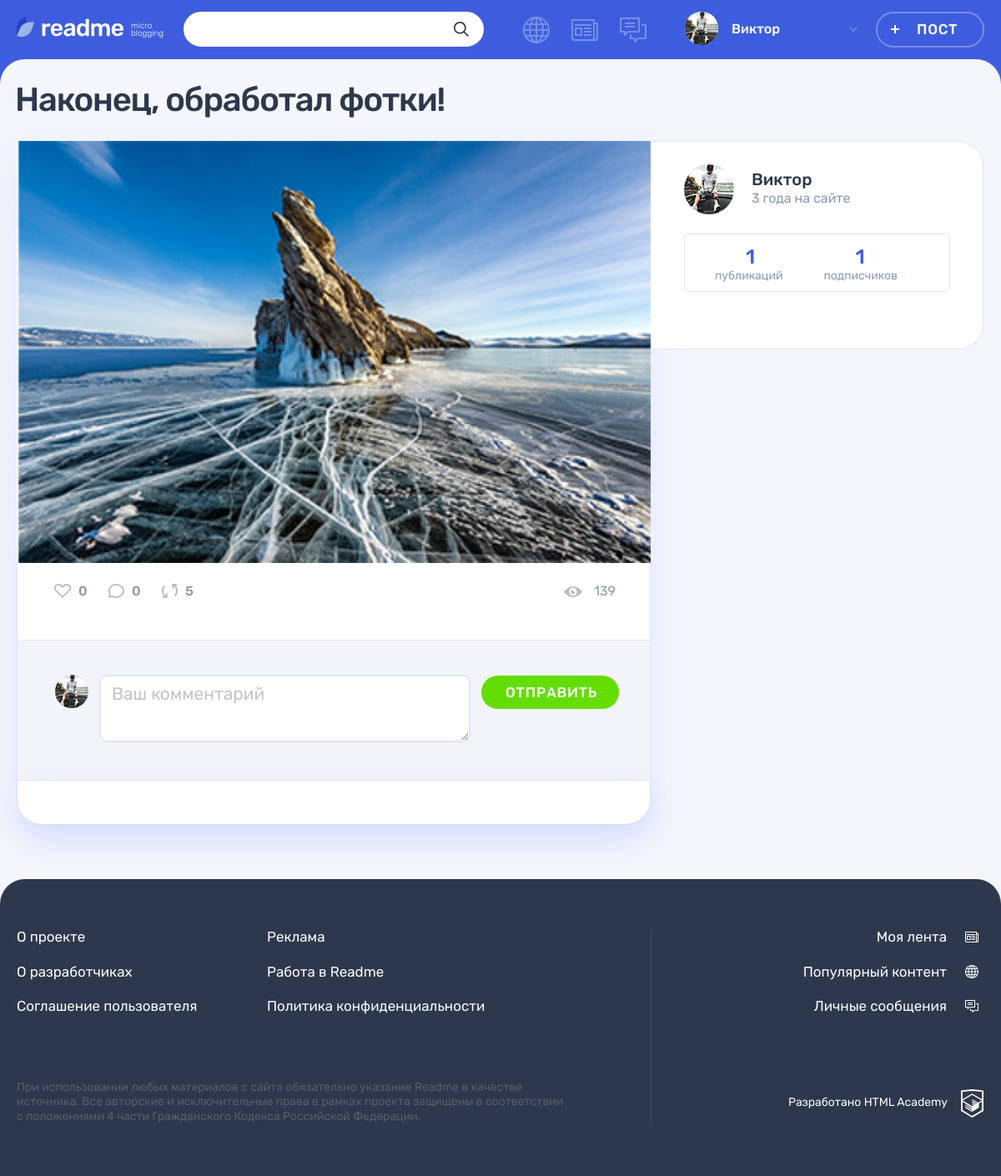
/post.php?post_id=4 (signed in), run on the app's committed database.
### tables this page shows
CREATE TABLE users
(
  id            INT AUTO_INCREMENT PRIMARY KEY,
  registered_at DATETIME            NOT NULL,
  email         VARCHAR(320) UNIQUE NOT NULL,
  login         VARCHAR(128) UNIQUE NOT NULL,
  password      VARCHAR(1000)       NOT NULL,
  avatar_path   VARCHAR(125)
);

CREATE TABLE posts
(
  id          INT AUTO_INCREMENT PRIMARY KEY,
  created_at  DATETIME     NOT NULL,
  title       VARCHAR(200) NOT NULL,
  content     VARCHAR(1000),
  author      VARCHAR(128),
  picture_url VARCHAR(1000),
  video_url   VARCHAR(1000),
  website     VARCHAR(1000),
  preview     VARCHAR(1000),
  views_count INT UNSIGNED DEFAULT 0,
  user_id     INT          NOT NULL,
  type_id     INT          NOT NULL,
  FOREIGN KEY (user_id) REFERENCES users (id),
  FOREIGN KEY (type_id) REFERENCES content_types (id)
);

### templates/parts/user/profile.php (the view, shortened to what the rows shown need)
<div class="<?= htmlspecialchars($template_class) ?>__user-info user__info">
    <div class="<?= htmlspecialchars($template_class) ?>__avatar user__avatar">
        <a class="user__avatar-link" href="/profile.php?author_id=<?= htmlspecialchars($user_id) ?>">
            <img class="<?= htmlspecialchars($template_class) ?>__picture user__picture" src="<?= htmlspecialchars($avatar) ?>"
                 alt="Аватар пользователя">
        </a>
    </div>
    <div class="<?= htmlspecialchars($template_class) ?>__name-wrapper user__name-wrapper">
        <a class="<?= htmlspecialchars($template_class) ?>__name user__name" href="/profile.php?author_id=<?= htmlspecialchars($user_id) ?>">
            <span><?= htmlspecialchars($user_name) ?></span>
        </a>
    </div>
</div>

### templates/post.php (shortened to what the rows shown need)
<div class="container">
    <h1 class="page__title page__title--publication"><?= htmlspecialchars($post['title']) ?></h1>
    <section class="post-details">
        <div class="post-details__wrapper <?= $post["type"] ?>">
            <div class="post-details__main-block post post--details">
                <?php
                    $template_post = include_template("/parts/post/" . $post["type"] . ".php", [
                        "id" => $post["id"],
                        "title" => $post["title"],
                        "content" => $post["contain"],
                        "author" => $post["author"],
                        "is_details" => true,
                        "show_title" => false,
                        "is_video_control" => false,
                    ]);
                    print($template_post);
                ?>
                <div class="post__indicators">
                    <?php
                        $template_indicators = include_template("/parts/post/indicators.php", [
                            "post" => $post,
                        ]);
                        print($template_indicators);
                    ?>
                    <span class="post__view"><?= htmlspecialchars($post["views_count"]) ?></span>
                </div>
                <div class="comments">
                    <form class="comments__form form" action="/post.php" method="post">
                        <div class="comments__my-avatar">
                            <img class="comments__picture" src="<?= htmlspecialchars($user["avatar"]) ?>" alt="Аватар пользователя">
                        </div>
                    </form>
                </div>
            </div>
            <div class="post-details__user user">
                <?php
                    print($user_profile);
                ?>
            </div>
        </div>
    </section>
</div>

### templates/parts/post/post-photo.php (shortened to what the rows shown need)
<div class="post__main">
    <div class="post-photo__image-wrapper <?= $is_details ? "post-details__image-wrapper" : "" ?>">
        <img src="<?= htmlspecialchars($content) ?>" alt="<?= htmlspecialchars($title) ?>" width="760" height="507">
    </div>
</div>

### templates/layout.php (shortened to what the rows shown need)
<!DOCTYPE html>
<html lang="ru">
<head>
    <link rel="stylesheet" href="css/main.css">
</head>
<body class="page">
<header class="header">
    <div class="header__wrapper container">
        <div class="header__nav-wrapper">
            <nav class="header__nav">
                <ul class="header__user-nav">
                    <li class="header__profile">
                        <a class="header__profile-link" href="#">
                            <div class="header__avatar-wrapper">
                                <img class="header__profile-avatar" src="<?= htmlspecialchars($user["avatar"]) ?>"
                                     alt="Аватар профиля">
                            </div>
                            <div class="header__profile-name">
                                <span>
                                    <?= htmlspecialchars($user["user_name"]) ?>
                                </span>
                                <svg class="header__link-arrow" width="10" height="6">
                                    <use xlink:href="#icon-arrow-right-ad"></use>
                                </svg>
                            </div>
                        </a>
                    </li>
                </ul>
            </nav>
        </div>
    </div>
</header>
<section class="page__main <?= $template_class ?>">
    <?= $template ?>
</section>
</body>
</html>

### data on the page
users: avatar_path (picture), login "Виктор"
posts: title "Наконец, обработал фотки!", content (picture), views_count "139"

### other printed values
$post["likes_count"] "0"
$post["comments_count"] "0"
$time_ago "3 года на сайте"
$posts_count "1"
$subscribers_count "1"
